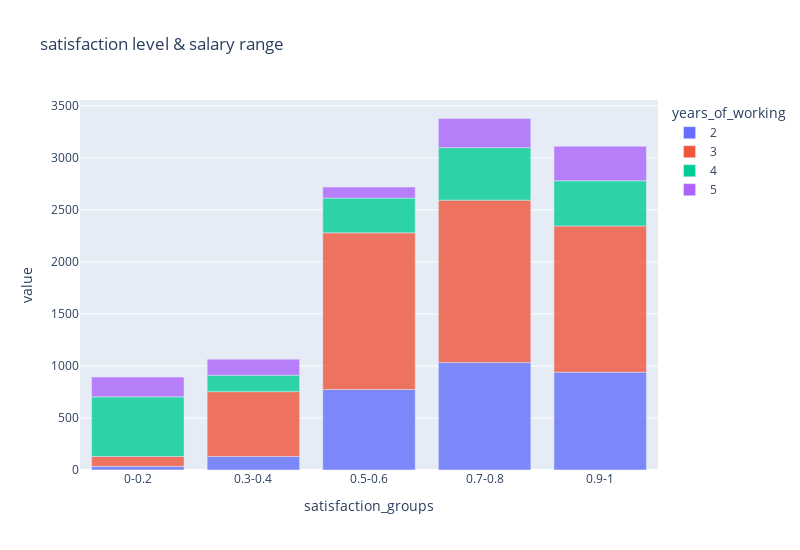

Write notebook code for a chart like this one.
### Markdown cell above
## satisfaction level and years of working

### Code cell
#satisfaction level & salaray range
crosstab2 = pd.crosstab(df['satisfaction_groups'], df['years_of_working'])
fig = px.bar(crosstab2, x=crosstab2.index, y=crosstab2.columns,
             labels={'x': 'satisfaction_groups', 'y': 'Count', 'color': 'Employment Status'},
             title='satisfaction level & salary range',
             opacity=0.8)
fig.update_layout(height=550, width=800)

fig.show()

### Figure 1 — Plotly figure (JSON) as saved in the notebook; plotly's stock layout.template omitted (floating-point values rounded to 4 significant figures)
{"data": [{"alignmentgroup": "True", "hovertemplate": "years_of_working=2<br>satisfaction_groups=%{x}<br>value=%{y}<extra></extra>", "legendgroup": "2", "marker": {"color": "#636efa", "opacity": 0.8, "pattern": {"shape": ""}}, "name": "2", "offsetgroup": "2", "orientation": "v", "showlegend": true, "textposition": "auto", "type": "bar", "x": ["0-0.2", "0.3-0.4", "0.5-0.6", "0.7-0.8", "0.9-1"], "xaxis": "x", "y": [35, 130, 773, 1032, 940], "yaxis": "y"}, {"alignmentgroup": "True", "hovertemplate": "years_of_working=3<br>satisfaction_groups=%{x}<br>value=%{y}<extra></extra>", "legendgroup": "3", "marker": {"color": "#EF553B", "opacity": 0.8, "pattern": {"shape": ""}}, "name": "3", "offsetgroup": "3", "orientation": "v", "showlegend": true, "textposition": "auto", "type": "bar", "x": ["0-0.2", "0.3-0.4", "0.5-0.6", "0.7-0.8", "0.9-1"], "xaxis": "x", "y": [95, 623, 1506, 1561, 1405], "yaxis": "y"}, {"alignmentgroup": "True", "hovertemplate": "years_of_working=4<br>satisfaction_groups=%{x}<br>value=%{y}<extra></extra>", "legendgroup": "4", "marker": {"color": "#00cc96", "opacity": 0.8, "pattern": {"shape": ""}}, "name": "4", "offsetgroup": "4", "orientation": "v", "showlegend": true, "textposition": "auto", "type": "bar", "x": ["0-0.2", "0.3-0.4", "0.5-0.6", "0.7-0.8", "0.9-1"], "xaxis": "x", "y": [573, 158, 334, 505, 435], "yaxis": "y"}, {"alignmentgroup": "True", "hovertemplate": "years_of_working=5<br>satisfaction_groups=%{x}<br>value=%{y}<extra></extra>", "legendgroup": "5", "marker": {"color": "#ab63fa", "opacity": 0.8, "pattern": {"shape": ""}}, "name": "5", "offsetgroup": "5", "orientation": "v", "showlegend": true, "textposition": "auto", "type": "bar", "x": ["0-0.2", "0.3-0.4", "0.5-0.6", "0.7-0.8", "0.9-1"], "xaxis": "x", "y": [190, 154, 106, 280, 332], "yaxis": "y"}], "layout": {"barmode": "relative", "height": 550, "legend": {"title": {"text": "years_of_working"}, "tracegroupgap": 0}, "title": {"text": "satisfaction level & salary range"}, "width": 800, "xaxis": {"anchor": "y", "domain": [0, 1], "title": {"text": "satisfaction_groups"}}, "yaxis": {"anchor": "x", "domain": [0, 1], "title": {"text": "value"}}}}
